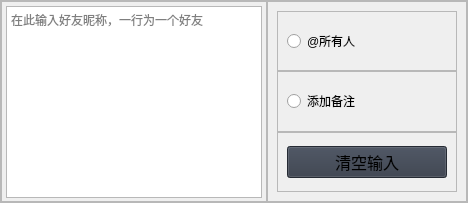
                      <widget class="QFrame" name="frame_sub_3">
                       <property name="frameShape">
                        <enum>QFrame::StyledPanel</enum>
                       </property>
                       <property name="frameShadow">
                        <enum>QFrame::Raised</enum>
                       </property>
                       <layout class="QHBoxLayout" name="horizontalLayout_10">
                        <property name="spacing">
                         <number>0</number>
                        </property>
                        <property name="leftMargin">
                         <number>0</number>
                        </property>
                        <property name="topMargin">
                         <number>0</number>
                        </property>
                        <property name="rightMargin">
                         <number>0</number>
                        </property>
                        <property name="bottomMargin">
                         <number>0</number>
                        </property>
                        <item>
                         <widget class="QFrame" name="frame_12">
                          <property name="frameShape">
                           <enum>QFrame::StyledPanel</enum>
                          </property>
                          <property name="frameShadow">
                           <enum>QFrame::Raised</enum>
                          </property>
                          <layout class="QGridLayout" name="gridLayout_3">
                           <property name="leftMargin">
                            <number>4</number>
                           </property>
                           <property name="topMargin">
                            <number>4</number>
                           </property>
                           <property name="rightMargin">
                            <number>4</number>
                           </property>
                           <property name="bottomMargin">
                            <number>3</number>
                           </property>
                           <item row="0" column="0">
                            <widget class="QTextEdit" name="name_text_edit">
                             <property name="cursor" stdset="0">
                              <cursorShape>IBeamCursor</cursorShape>
                             </property>
                             <property name="styleSheet">
                              <string notr="true"/>
                             </property>
                             <property name="placeholderText">
                              <string>在此输入好友昵称，一行为一个好友</string>
                             </property>
                            </widget>
                           </item>
                          </layout>
                         </widget>
                        </item>
                        <item>
                         <widget class="QFrame" name="frame_13">
                          <property name="minimumSize">
                           <size>
                            <width>200</width>
                            <height>0</height>
                           </size>
                          </property>
                          <property name="maximumSize">
                           <size>
                            <width>16777215</width>
                            <height>16777215</height>
                           </size>
                          </property>
                          <property name="styleSheet">
                           <string notr="true">font: 500 12pt &quot;Segoe UI&quot;</string>
                          </property>
                          <property name="frameShape">
                           <enum>QFrame::StyledPanel</enum>
                          </property>
                          <property name="frameShadow">
                           <enum>QFrame::Raised</enum>
                          </property>
                          <layout class="QVBoxLayout" name="verticalLayout_23">
                           <property name="spacing">
                            <number>0</number>
                           </property>
                           <item>
                            <widget class="QFrame" name="frame">
                             <property name="frameShape">
                              <enum>QFrame::StyledPanel</enum>
                             </property>
                             <property name="frameShadow">
                              <enum>QFrame::Raised</enum>
                             </property>
                             <layout class="QGridLayout" name="gridLayout_7">
                              <property name="leftMargin">
                               <number>9</number>
                              </property>
                              <property name="topMargin">
                               <number>9</number>
                              </property>
                              <property name="rightMargin">
                               <number>9</number>
                              </property>
                              <property name="bottomMargin">
                               <number>9</number>
                              </property>
                              <property name="horizontalSpacing">
                               <number>6</number>
                              </property>
                              <item row="0" column="0">
                               <widget class="QRadioButton" name="rb_at_everyone">
                                <property name="minimumSize">
                                 <size>
                                  <width>150</width>
                                  <height>0</height>
                                 </size>
                                </property>
                                <property name="cursor">
                                 <cursorShape>PointingHandCursor</cursorShape>
                                </property>
                                <property name="text">
                                 <string>@所有人</string>
                                </property>
                               </widget>
                              </item>
                             </layout>
                            </widget>
                           </item>
                           <item>
                            <widget class="QFrame" name="frame_2">
                             <property name="frameShape">
                              <enum>QFrame::StyledPanel</enum>
                             </property>
                             <property name="frameShadow">
                              <enum>QFrame::Raised</enum>
                             </property>
                             <layout class="QGridLayout" name="gridLayout_8">
                              <item row="0" column="0">
                               <widget class="QRadioButton" name="rb_add_remark">
                                <property name="minimumSize">
                                 <size>
                                  <width>150</width>
                                  <height>0</height>
                                 </size>
                                </property>
                                <property name="cursor">
                                 <cursorShape>PointingHandCursor</cursorShape>
                                </property>
                                <property name="text">
                                 <string>添加备注</string>
                                </property>
                               </widget>
                              </item>
                             </layout>
                            </widget>
                           </item>
                           <item>
                            <widget class="QFrame" name="frame_3">
                             <property name="frameShape">
                              <enum>QFrame::StyledPanel</enum>
                             </property>
                             <property name="frameShadow">
                              <enum>QFrame::Raised</enum>
                             </property>
                             <layout class="QGridLayout" name="gridLayout_9">
                              <item row="0" column="0">
                               <widget class="QPushButton" name="btn_clear_name">
                                <property name="minimumSize">
                                 <size>
                                  <width>150</width>
                                  <height>30</height>
                                 </size>
                                </property>
                                <property name="font">
                                 <font>
                                  <family>Segoe UI</family>
                                  <pointsize>12</pointsize>
                                  <italic>false</italic>
                                  <kerning>true</kerning>
                                  <fontweight>Medium</fontweight>
                                 </font>
                                </property>
                                <property name="cursor">
                                 <cursorShape>PointingHandCursor</cursorShape>
                                </property>
                                <property name="autoFillBackground">
                                 <bool>false</bool>
                                </property>
                                <property name="styleSheet">
                                 <string notr="true">background-color: rgb(52, 59, 72);</string>
                                </property>
                                <property name="text">
                                 <string>清空输入</string>
                                </property>
                                <property name="icon">
                                 <iconset resource="../resources.qrc">
                                  <normaloff>:/icons/icons/cil-x-circle.png</normaloff>:/icons/icons/cil-x-circle.png</iconset>
                                </property>
                                <property name="autoDefault">
                                 <bool>false</bool>
                                </property>
                               </widget>
                              </item>
                             </layout>
                            </widget>
                           </item>
                          </layout>
                         </widget>
                        </item>
                       </layout>
                      </widget>
